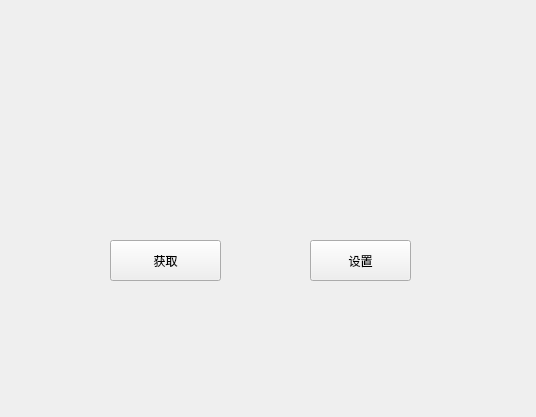
<?xml version="1.0" encoding="UTF-8"?>
<ui version="4.0">
 <class>Widget</class>
 <widget class="QWidget" name="Widget">
  <property name="geometry">
   <rect>
    <x>0</x>
    <y>0</y>
    <width>536</width>
    <height>417</height>
   </rect>
  </property>
  <property name="windowTitle">
   <string>Widget</string>
  </property>
  <widget class="smallwidget" name="widget" native="true">
   <property name="geometry">
    <rect>
     <x>150</x>
     <y>60</y>
     <width>201</width>
     <height>80</height>
    </rect>
   </property>
  </widget>
  <widget class="QPushButton" name="pushButton">
   <property name="geometry">
    <rect>
     <x>110</x>
     <y>240</y>
     <width>111</width>
     <height>41</height>
    </rect>
   </property>
   <property name="text">
    <string>获取</string>
   </property>
  </widget>
  <widget class="QPushButton" name="pushButton_2">
   <property name="geometry">
    <rect>
     <x>310</x>
     <y>240</y>
     <width>101</width>
     <height>41</height>
    </rect>
   </property>
   <property name="text">
    <string>设置</string>
   </property>
  </widget>
 </widget>
 <customwidgets>
  <customwidget>
   <class>smallwidget</class>
   <extends>QWidget</extends>
   <header location="global">smallwidget.h</header>
   <container>1</container>
  </customwidget>
 </customwidgets>
 <resources/>
 <connections/>
</ui>
